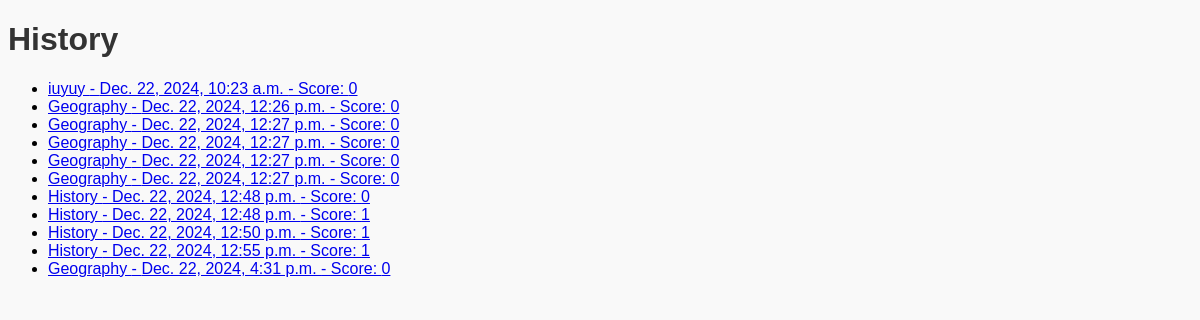
/history/ (signed in), run on the app's committed database.
### quizapp/models.py (models this page shows, shortened)
class History(models.Model):
    user = models.ForeignKey(User, on_delete=models.CASCADE)
    quiz = models.ForeignKey(Quiz, on_delete=models.CASCADE)
    score = models.IntegerField()
    date_taken = models.DateTimeField(auto_now_add=True)

class Quiz(models.Model):
    name = models.CharField(max_length=255)
    creator = models.ForeignKey(User, on_delete=models.CASCADE)

### quizapp/views.py (the view)
# urls.py: path('history/', views.history, name='history'),
@login_required
def history(request):
    histories = History.objects.filter(user=request.user)
    return render(request, 'history.html', {'histories': histories})

### quizapp/templates/history.html (shortened to what this page needs)
<!DOCTYPE html>
<html>
<head>
</head>
<body>
    <h1>History</h1>
    <ul>
        {% for history in histories %}
            <li>
                <a href="{% url 'quiz_history_detail' history.id %}">
                    {{ history.quiz.name }} - {{ history.date_taken }} - Score: {{ history.score }}
                </a>
            </li>
        {% empty %}
            <p>No history available</p>
        {% endfor %}
    </ul>
</body>
</html>

### quizapp/templates/history.html (style rules this page uses)
body { background-color: #f9f9f9; font-family: Arial, sans-serif; }
h1 { color: #333333; }

### data on the page
History: quiz.name "iuyuy", date_taken "Dec. 22, 2024, 10:23 a.m.", score "0"
History: quiz.name "Geography", date_taken "Dec. 22, 2024, 12:26 p.m.", score "0"
History: quiz.name "Geography", date_taken "Dec. 22, 2024, 12:27 p.m.", score "0"
History: quiz.name "Geography", date_taken "Dec. 22, 2024, 12:27 p.m.", score "0"
History: quiz.name "Geography", date_taken "Dec. 22, 2024, 12:27 p.m.", score "0"
History: quiz.name "Geography", date_taken "Dec. 22, 2024, 12:27 p.m.", score "0"
History: quiz.name "History", date_taken "Dec. 22, 2024, 12:48 p.m.", score "0"
History: quiz.name "History", date_taken "Dec. 22, 2024, 12:48 p.m.", score "1"
History: quiz.name "History", date_taken "Dec. 22, 2024, 12:50 p.m.", score "1"
History: quiz.name "History", date_taken "Dec. 22, 2024, 12:55 p.m.", score "1"
History: quiz.name "Geography", date_taken "Dec. 22, 2024, 4:31 p.m.", score "0"
